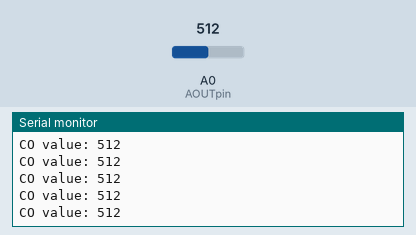
The sketch below on a simulated Arduino Uno, built with avr-gcc and run on an emulated ATmega328P. Parts: the last lines printed to the serial monitor. The inputs (shaded band) are chosen by the test bench; at power-on: A0 (AOUTpin) = 512.

Above: at 1.2 s.
1.3 s: A0 (AOUTpin) set to 716
At 1.31 s:
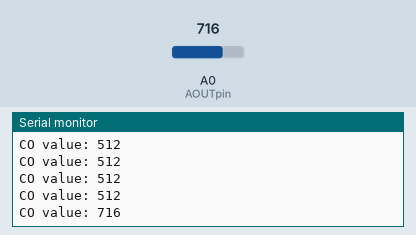
2.8 s: A0 (AOUTpin) set to 900
At 2.82 s:
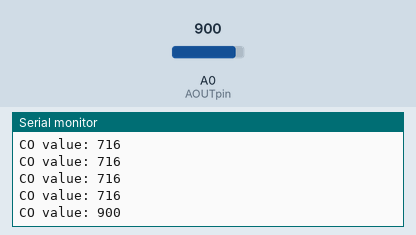
Timing chart, 0 to 5.8 s (numbered marks = the images above; inputs shaded):
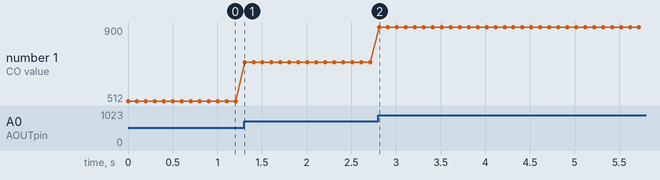

The sketch:

COSensor.ino
```cpp
const int AOUTpin=A0;//the AOUT pin of the CO sensor goes into analog pin A0 of the arduino
const int DOUTpin=3;//the DOUT pin of the CO sensor goes into digital pin D8 of the arduino

int value;

void setup() {
Serial.begin(9600);//sets the baud rate
pinMode(DOUTpin, INPUT);//sets the pin as an input to the arduino
}

void loop()
{
value= analogRead(AOUTpin);//reads the analaog value from the CO sensor's AOUT pin
Serial.print("CO value: ");
Serial.println(value);//prints the CO value
delay(100);
}
```

Measured:
- after the input at 1.3 s, the serial monitor: prints a new line at once (image 1)
- after the input at 2.8 s, the serial monitor: prints a new line at once (image 2)
- plotted number 1: 512 → 716 after the input at 1.3 s, 716 → 900 after the input at 2.8 s
